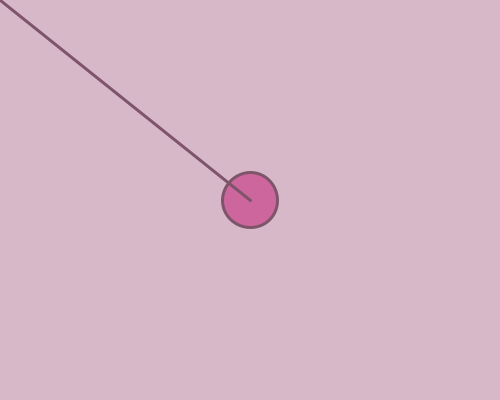
Frame 1 (no input)
Frame 60 (the mouse pressed at the canvas centre just before this capture): identical to frame 1, image omitted
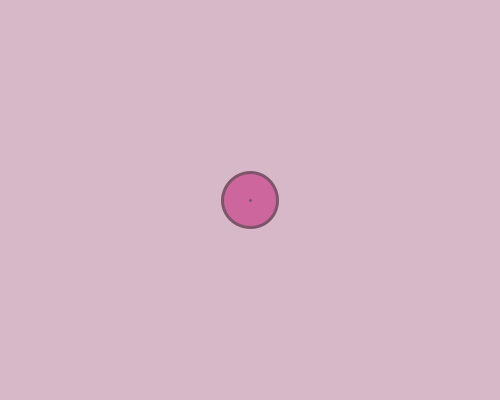
Frame 120 (the mouse held since frame 60 and released just before this capture)

The Processing sketch that drew these frames (run headless with seeded random() and noise(); from frame 60 on, the mouse is pressed at the canvas centre):

// Processing sketch: sketch_07_1
// ── sketch_07_1.pde
void setup(){
  size(500,400);
} 

float x=250, y=200;
void draw(){
  background(215,184,200);
  fill(167,167,175);
  stroke(110,110,113);
  strokeWeight(4);
  rect(240,180,20,20);
  
 
 fill(204,102,156);
 stroke(125,84,105);
 strokeWeight(3);
 ellipse(x,y,55,55);
 
 line(x,y,mouseX,mouseY);
}
